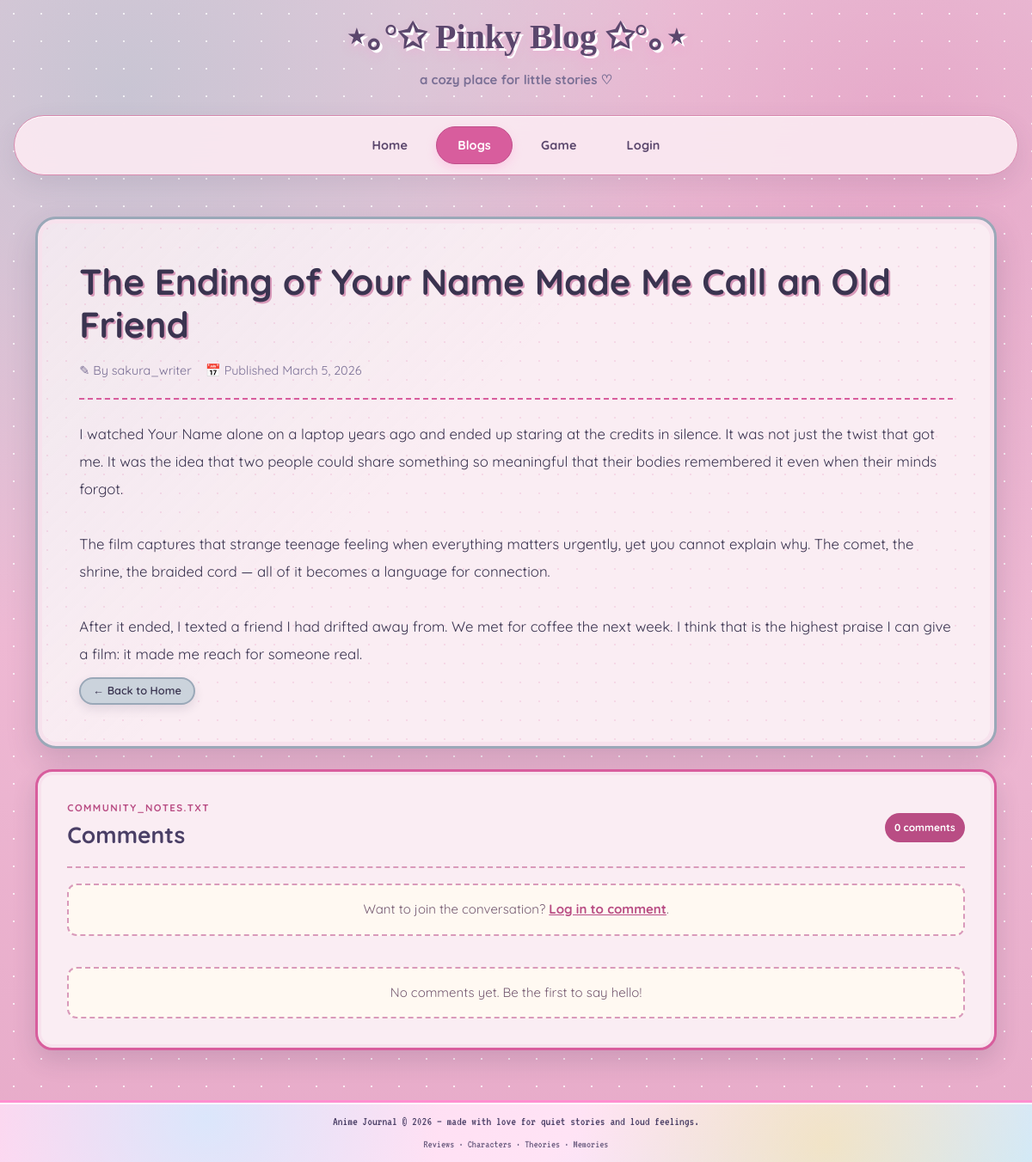
Page /view.php?id=4 on the committed database.
### tables this page shows
CREATE TABLE IF NOT EXISTS blogPost (
    id INT AUTO_INCREMENT PRIMARY KEY,
    user_id INT NOT NULL,
    title VARCHAR(200) NOT NULL,
    content TEXT NOT NULL,
    thumbnail VARCHAR(255) DEFAULT NULL,
    created_at TIMESTAMP DEFAULT CURRENT_TIMESTAMP,
    updated_at TIMESTAMP DEFAULT CURRENT_TIMESTAMP ON UPDATE CURRENT_TIMESTAMP,
    CONSTRAINT fk_blog_user
        FOREIGN KEY (user_id) REFERENCES user(id)
        ON DELETE CASCADE
        ON UPDATE CASCADE
);

CREATE TABLE IF NOT EXISTS user (
    id INT AUTO_INCREMENT PRIMARY KEY,
    username VARCHAR(50) NOT NULL UNIQUE,
    email VARCHAR(100) NOT NULL UNIQUE,
    password VARCHAR(255) NOT NULL,
    role VARCHAR(20) NOT NULL DEFAULT 'user',
    profile_image VARCHAR(255) DEFAULT NULL,
    cover_image VARCHAR(255) DEFAULT NULL,
    description TEXT DEFAULT NULL,
    discord VARCHAR(255) DEFAULT NULL,
    youtube VARCHAR(255) DEFAULT NULL,
    x_link VARCHAR(255) DEFAULT NULL,
    spotify VARCHAR(255) DEFAULT NULL
);

### includes/auth.php (called while the page is built, shortened)
<?php
function isLoggedIn(): bool
{
    return isset($_SESSION['user_id']);
}
function e(string $value): string
{
    return htmlspecialchars($value, ENT_QUOTES, 'UTF-8');
}
function formatDate(string $date): string
{
    return date('F j, Y', strtotime($date));
}

### view.php (the view, shortened to what this page needs)
<?php
require_once __DIR__ . '/includes/db.php';
require_once __DIR__ . '/includes/header.php';
$blogId = isset($_GET['id']) ? (int) $_GET['id'] : 0;
$stmt = $conn->prepare(
    'SELECT b.id, b.title, b.content, b.created_at, b.updated_at, b.user_id, u.username
     FROM blogPost b
     JOIN user u ON b.user_id = u.id
     WHERE b.id = ?'
);
$stmt->bind_param('i', $blogId);
$stmt->execute();
$blog = $stmt->get_result()->fetch_assoc();
$stmt = $conn->prepare(
    'SELECT c.comment, c.created_at, u.username, u.profile_image
     FROM blogComment c
     JOIN user u ON c.user_id = u.id
     WHERE c.blog_id = ?
     ORDER BY c.created_at DESC, c.id DESC'
);
$stmt->bind_param('i', $blogId);
$stmt->execute();
$comments = $stmt->get_result()->fetch_all(MYSQLI_ASSOC);
?>
<div class="inner-layout">
    <div class="inner-main">
        <article class="blog-view">
            <h1><?= e($blog['title']) ?></h1>
            <div class="meta">
                <span>&#9998; By <?= e($blog['username']) ?></span>
                <span>&#128197; Published <?= e(formatDate($blog['created_at'])) ?></span>
            </div>
            <div class="content"><?= e($blog['content']) ?></div>
            <div class="btn-group">
                <a href="index.php" class="btn btn-secondary btn-small">&larr; Back to Home</a>
            </div>
        </article>
        <section class="blog-comments" id="comments">
            <div class="comments-heading">
                <div><p>COMMUNITY_NOTES.TXT</p><h2>Comments</h2></div>
                <span><?= count($comments) ?> <?= count($comments) === 1 ? 'comment' : 'comments' ?></span>
            </div>
            <?php if (isLoggedIn()): ?>
                <form class="comment-form" method="POST" action="comment.php">
                    <input type="hidden" name="blog_id" value="<?= (int) $blogId ?>">
                    <input type="hidden" name="comment_token" value="<?= e(commentToken()) ?>">
                    <label for="comment">Join the conversation</label>
                    <textarea id="comment" name="comment" rows="4" maxlength="500" placeholder="Write something kind and clear..." required></textarea>
                    <div><small>Up to 500 characters</small><button class="btn btn-primary" type="submit">Post comment</button></div>
                </form>
            <?php else: ?>
                <div class="comment-login">Want to join the conversation? <a href="login.php">Log in to comment</a>.</div>
            <?php endif; ?>
            <div class="comment-list">
                <?php if (!$comments): ?>
                    <p class="no-comments">No comments yet. Be the first to say hello!</p>
                <?php endif; ?>
            </div>
        </section>
    </div>
</div>
<?php require_once __DIR__ . '/includes/footer.php'; ?>

### css/style.css (style rules this page uses)
:root { --pink-bg: #f8d4d8; --pink-light: #fce8ec; --green-box: #d8ecd5; --green-border: #7cb87c; --green-dark: #5a9a5a; --cream: #fff8e8; --cream-card: #fffdf5; --text-primary: #3d352e; --text-secondary: #6d645c; --accent-pink: #e8a0b4; --accent-brown: #a67c52; --link-color: #5e81ac; --success: #7ca982; --error: #c76d6d; --radius: 10px; --font-display: 'Quicksand', sans-serif; --font-pixel: 'VT323', monospace; --font-body: 'Inter', sans-serif; --max-read: 850px; --site-width: 1200px; }
*, *::before, *::after { box-sizing: border-box; margin: 0; padding: 0; }
html { scroll-behavior: smooth; }
body { font-family: var(--font-body); font-size: 15px; line-height: 1.65; color: var(--text-primary); background-color: transparent; background-image: radial-gradient(circle, rgba(255,255,255,0.85) 2px, transparent 2px), radial-gradient(circle at 12% 8%, rgba(207, 234, 255, 0.75) 0%, transparent 40%), radial-gradient(circle at 88% 12%, rgba(200, 182, 255, 0.55) 0%, transparent 38%), radial-gradient(circle at 50% 100%, rgba(255, 224, 143, 0.35) 0%, transparent 45%), linear-gradient(180deg, #ffe3f5 0%, #ffd6ef 35%, #ffd0ea 100%); background-size: 35px 35px, auto, auto, auto, auto; background-repeat: no-repeat; background-attachment: fixed; min-height: 100vh; display: flex; flex-direction: column; }
a { color: var(--link-color); text-decoration: none; transition: color 0.2s; }
.inner-layout { width: 90%; max-width: var(--site-width); margin: 0 auto; display: grid; grid-template-columns: 1fr 200px; gap: 20px; align-items: start; }
.inner-main { min-width: 0; }
.btn { display: inline-block; padding: 8px 18px; font-family: var(--font-display); font-size: 0.85rem; font-weight: 600; text-align: center; border: 2px solid var(--green-dark); border-radius: 20px; cursor: pointer; transition: all 0.2s; text-decoration: none; line-height: 1.4; background: var(--green-box); color: var(--text-primary); box-shadow: 2px 2px 0 var(--green-dark); }
.btn-secondary { background: linear-gradient( 135deg, #e8d9ff, #f6edff ); border: 2px solid #d6b8ff; color: #5b476d; box-shadow: 0 5px 12px rgba(214,184,255,0.35); transition: 0.3s ease; }
.btn-small { padding: 5px 14px; font-size: 0.8rem; }
.btn-group { display: flex; flex-wrap: wrap; gap: 10px; margin-top: 12px; }
.blog-view { background: var(--cream-card); border: 2px solid var(--green-border); border-radius: var(--radius); padding: 36px 32px; box-shadow: 3px 3px 0 rgba(90,154,90,0.25); max-width: var(--max-read); }
.blog-view h1 { font-family: var(--font-display); font-size: 2rem; font-weight: 700; line-height: 1.3; margin-bottom: 16px; }
.blog-view .meta { display: flex; flex-wrap: wrap; gap: 16px; font-family: var(--font-pixel); font-size: 0.9rem; color: var(--text-secondary); padding-bottom: 20px; margin-bottom: 24px; border-bottom: 2px dashed var(--accent-pink); }
.blog-view .content { font-size: 1.02rem; line-height: 1.85; white-space: pre-wrap; word-wrap: break-word; }

### css/pinky-theme.css (style rules this page uses)
:root { --cr-pink: #ffd6ef; --cr-white-glow: #ffffff; --cr-hotpink: #ff8fd0; --cr-cotton-pink: #ffb6e6; --cr-gold: #ffe08f; --cr-lavender: #c8b6ff; --cr-plum: #3a3450; }
body { font-family: 'Quicksand', sans-serif; color: var(--cr-plum); background-color: var(--cr-pink); background-image: radial-gradient(circle, rgba(255,255,255,0.65) 1.5px, transparent 1.5px), radial-gradient(circle at 12% 8%, rgba(207, 234, 255, 0.75) 0%, transparent 40%), radial-gradient(circle at 88% 12%, rgba(200, 182, 255, 0.55) 0%, transparent 38%), radial-gradient(circle at 50% 100%, rgba(255, 224, 143, 0.35) 0%, transparent 45%), linear-gradient(180deg, #ffe3f5 0%, var(--cr-pink) 35%, #ffd0ea 100%); background-size: 32px 32px, auto, auto, auto, auto; background-repeat: repeat, no-repeat, no-repeat, no-repeat, no-repeat; background-attachment: fixed; min-height: 100vh; }

### rows in the picture
blogpost: title "The Ending of Your Name Made Me Call an Old Friend", user.username "sakura_writer", created_at "March 5, 2026", content "I watched Your Name alone on a laptop years ago and ended up staring at the credits in silence. It was not just the twist that got me. It was the idea that two people could share something so meaningful that their bodies remembered it even when their minds forgot. The film captures that strange teenage feeling when everything matters urgently, yet you cannot explain why. The comet, the shrine, the braided cord — all of it becomes a language for connection. After it ended, I texted a friend I had drifted away from. We met for coffee the next week. I think that is the highest praise I can give a film: it made me reach for someone real."

### other values in the picture
count($comments) "0"
